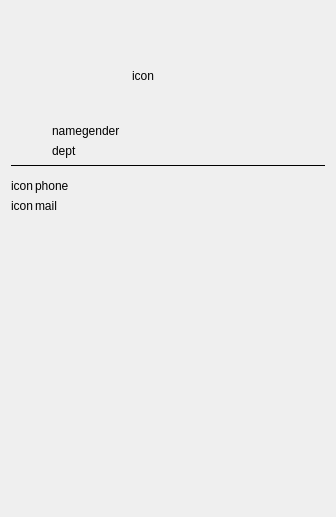
<?xml version="1.0" encoding="UTF-8"?>
<ui version="4.0">
 <class>ChatInfoPanel</class>
 <widget class="QWidget" name="ChatInfoPanel">
  <property name="geometry">
   <rect>
    <x>0</x>
    <y>0</y>
    <width>336</width>
    <height>517</height>
   </rect>
  </property>
  <property name="windowTitle">
   <string>ChatInfoPanel</string>
  </property>
  <layout class="QVBoxLayout" name="verticalLayout_2">
   <property name="spacing">
    <number>0</number>
   </property>
   <property name="leftMargin">
    <number>0</number>
   </property>
   <property name="topMargin">
    <number>0</number>
   </property>
   <property name="rightMargin">
    <number>0</number>
   </property>
   <property name="bottomMargin">
    <number>0</number>
   </property>
   <item>
    <widget class="QWidget" name="contentWidget" native="true">
     <layout class="QVBoxLayout" name="verticalLayout" stretch="0,0,0,0,0,0,0,0,0,1">
      <property name="topMargin">
       <number>40</number>
      </property>
      <property name="bottomMargin">
       <number>0</number>
      </property>
      <item>
       <layout class="QHBoxLayout" name="horizontalLayout_2">
        <item>
         <spacer name="horizontalSpacer">
          <property name="orientation">
           <enum>Qt::Horizontal</enum>
          </property>
          <property name="sizeHint" stdset="0">
           <size>
            <width>40</width>
            <height>20</height>
           </size>
          </property>
         </spacer>
        </item>
        <item>
         <widget class="QLabel" name="iconAvatar">
          <property name="minimumSize">
           <size>
            <width>72</width>
            <height>72</height>
           </size>
          </property>
          <property name="maximumSize">
           <size>
            <width>72</width>
            <height>72</height>
           </size>
          </property>
          <property name="text">
           <string>icon</string>
          </property>
         </widget>
        </item>
        <item>
         <spacer name="horizontalSpacer_2">
          <property name="orientation">
           <enum>Qt::Horizontal</enum>
          </property>
          <property name="sizeHint" stdset="0">
           <size>
            <width>40</width>
            <height>20</height>
           </size>
          </property>
         </spacer>
        </item>
       </layout>
      </item>
      <item>
       <spacer name="verticalSpacer_3">
        <property name="orientation">
         <enum>Qt::Vertical</enum>
        </property>
        <property name="sizeType">
         <enum>QSizePolicy::Fixed</enum>
        </property>
        <property name="sizeHint" stdset="0">
         <size>
          <width>20</width>
          <height>6</height>
         </size>
        </property>
       </spacer>
      </item>
      <item>
       <layout class="QHBoxLayout" name="horizontalLayout">
        <property name="spacing">
         <number>0</number>
        </property>
        <item>
         <spacer name="horizontalSpacer_5">
          <property name="orientation">
           <enum>Qt::Horizontal</enum>
          </property>
          <property name="sizeType">
           <enum>QSizePolicy::Fixed</enum>
          </property>
          <property name="sizeHint" stdset="0">
           <size>
            <width>41</width>
            <height>0</height>
           </size>
          </property>
         </spacer>
        </item>
        <item>
         <widget class="QLabel" name="labelName">
          <property name="text">
           <string>name</string>
          </property>
          <property name="textInteractionFlags">
           <set>Qt::LinksAccessibleByMouse|Qt::TextSelectableByMouse</set>
          </property>
         </widget>
        </item>
        <item>
         <widget class="QLabel" name="labelGender">
          <property name="text">
           <string>gender</string>
          </property>
         </widget>
        </item>
        <item>
         <spacer name="horizontalSpacer_6">
          <property name="orientation">
           <enum>Qt::Horizontal</enum>
          </property>
          <property name="sizeHint" stdset="0">
           <size>
            <width>40</width>
            <height>0</height>
           </size>
          </property>
         </spacer>
        </item>
       </layout>
      </item>
      <item>
       <layout class="QHBoxLayout" name="horizontalLayout_5" stretch="0,1">
        <property name="spacing">
         <number>0</number>
        </property>
        <item>
         <spacer name="horizontalSpacer_7">
          <property name="orientation">
           <enum>Qt::Horizontal</enum>
          </property>
          <property name="sizeType">
           <enum>QSizePolicy::Fixed</enum>
          </property>
          <property name="sizeHint" stdset="0">
           <size>
            <width>41</width>
            <height>0</height>
           </size>
          </property>
         </spacer>
        </item>
        <item>
         <widget class="ElidedLabel" name="labelDepart">
          <property name="text">
           <string>dept</string>
          </property>
          <property name="textInteractionFlags">
           <set>Qt::LinksAccessibleByMouse|Qt::TextSelectableByMouse</set>
          </property>
         </widget>
        </item>
       </layout>
      </item>
      <item>
       <widget class="QFrame" name="hSep">
        <property name="frameShape">
         <enum>QFrame::HLine</enum>
        </property>
        <property name="frameShadow">
         <enum>QFrame::Plain</enum>
        </property>
       </widget>
      </item>
      <item>
       <spacer name="verticalSpacer_2">
        <property name="orientation">
         <enum>Qt::Vertical</enum>
        </property>
        <property name="sizeType">
         <enum>QSizePolicy::Fixed</enum>
        </property>
        <property name="sizeHint" stdset="0">
         <size>
          <width>20</width>
          <height>6</height>
         </size>
        </property>
       </spacer>
      </item>
      <item>
       <layout class="QHBoxLayout" name="horizontalLayout_3" stretch="0,1">
        <property name="spacing">
         <number>2</number>
        </property>
        <item>
         <widget class="QLabel" name="iconPhone">
          <property name="text">
           <string>icon</string>
          </property>
         </widget>
        </item>
        <item>
         <widget class="ElidedLabel" name="labelPhone">
          <property name="text">
           <string>phone</string>
          </property>
          <property name="textInteractionFlags">
           <set>Qt::LinksAccessibleByMouse|Qt::TextSelectableByMouse</set>
          </property>
         </widget>
        </item>
       </layout>
      </item>
      <item>
       <layout class="QHBoxLayout" name="horizontalLayout_4" stretch="0,1">
        <property name="spacing">
         <number>2</number>
        </property>
        <item>
         <widget class="QLabel" name="iconMail">
          <property name="text">
           <string>icon</string>
          </property>
         </widget>
        </item>
        <item>
         <widget class="ElidedLabel" name="labelMail">
          <property name="text">
           <string>mail</string>
          </property>
          <property name="textInteractionFlags">
           <set>Qt::LinksAccessibleByMouse|Qt::TextSelectableByMouse</set>
          </property>
         </widget>
        </item>
       </layout>
      </item>
      <item>
       <spacer name="verticalSpacer_4">
        <property name="orientation">
         <enum>Qt::Vertical</enum>
        </property>
        <property name="sizeType">
         <enum>QSizePolicy::Fixed</enum>
        </property>
        <property name="sizeHint" stdset="0">
         <size>
          <width>20</width>
          <height>58</height>
         </size>
        </property>
       </spacer>
      </item>
      <item>
       <widget class="QLabel" name="labelVCard">
        <property name="minimumSize">
         <size>
          <width>0</width>
          <height>90</height>
         </size>
        </property>
        <property name="text">
         <string/>
        </property>
        <property name="alignment">
         <set>Qt::AlignHCenter|Qt::AlignTop</set>
        </property>
       </widget>
      </item>
     </layout>
    </widget>
   </item>
  </layout>
 </widget>
 <layoutdefault spacing="6" margin="11"/>
 <customwidgets>
  <customwidget>
   <class>ElidedLabel</class>
   <extends>QLabel</extends>
   <header location="global">elidedlabel.h</header>
  </customwidget>
 </customwidgets>
 <resources/>
 <connections/>
</ui>
